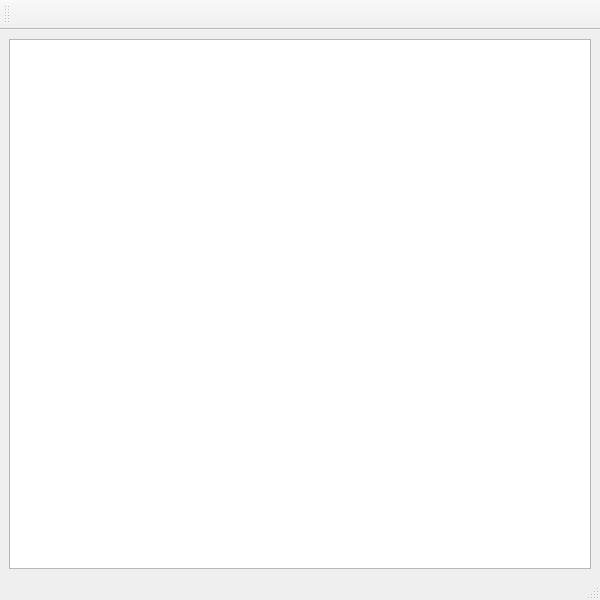
<?xml version="1.0" encoding="UTF-8"?>
<ui version="4.0">
 <class>dx11_fx_editor_window</class>
 <widget class="QMainWindow" name="dx11_fx_editor_window">
  <property name="geometry">
   <rect>
    <x>0</x>
    <y>0</y>
    <width>600</width>
    <height>600</height>
   </rect>
  </property>
  <property name="windowTitle">
   <string>Shader编辑窗口(FX)</string>
  </property>
  <widget class="QWidget" name="centralwidget">
   <layout class="QHBoxLayout" name="horizontalLayout">
    <item>
     <widget class="QTextEdit" name="text_editor">
      <property name="font">
       <font>
        <family>Consolas</family>
        <pointsize>14</pointsize>
       </font>
      </property>
     </widget>
    </item>
   </layout>
  </widget>
  <widget class="QMenuBar" name="menubar">
   <property name="geometry">
    <rect>
     <x>0</x>
     <y>0</y>
     <width>600</width>
     <height>23</height>
    </rect>
   </property>
  </widget>
  <widget class="QStatusBar" name="statusbar"/>
  <widget class="QToolBar" name="toolBar">
   <property name="minimumSize">
    <size>
     <width>0</width>
     <height>30</height>
    </size>
   </property>
   <property name="windowTitle">
    <string>toolBar</string>
   </property>
   <attribute name="toolBarArea">
    <enum>TopToolBarArea</enum>
   </attribute>
   <attribute name="toolBarBreak">
    <bool>false</bool>
   </attribute>
  </widget>
 </widget>
 <resources/>
 <connections/>
</ui>
